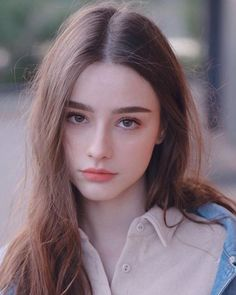
#> input picture openCV/tutorial/girl.jpg, 236 x 295 px, found by its file name
$ python img_processing.py
#> lines starting #> are read from the running program, lines starting #| are printed output that depends on the picture; after the words box and inside, x2 and y2 are one past the last pixel; in counts of white or black regions, pixels touching at a corner belong together
import cv2
import numpy as np

image = cv2.imread("E:\\Coding\\Python\\openCV\\tutorial\\girl.jpg")
#> image is the input picture: shape (295, 236, 3); mean B, G, R 119.9, 111.5, 128.7
kernal = np.ones((5,5),np.uint8) #created a 5/5 matrix kernal for dilation process

grey_image = cv2.cvtColor(image,cv2.COLOR_BGR2GRAY) #displayas grey image
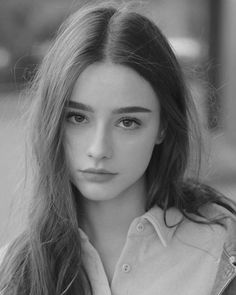
#> grey_image: shape (295, 236); min 7, max 218, mean 117.6
# cv2.namedWindow('image',cv2.WINDOW_NORMAL)
blur_image =cv2.GaussianBlur(grey_image,(7,7),0) #kernal(3,3) should be odd number

edge_detection = cv2.Canny(image,200,100) #By changing the values you can change the detection amount of edge
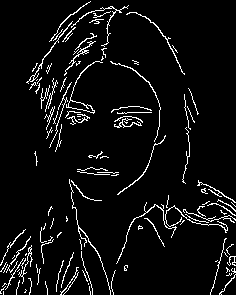
#> edge_detection: shape (295, 236); 5.8% white in thin lines or dots

#now we are doing dilation(to increase the edgewidth)
img_dilation = cv2.dilate(edge_detection, kernal, iterations=1) #no iterations increases then edge width also increases
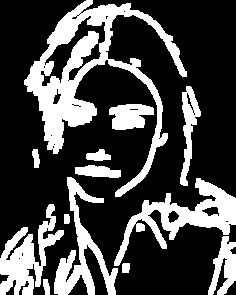
#> img_dilation: shape (295, 236); 27.8% white; 13 white regions, largest, box (x1, y1, x2, y2) and area: (24, 0, 187, 197) 7797, (114, 178, 236, 266) 3149, (0, 204, 64, 295) 2442

#now we will do erosion  (means decreses the width of the edge)
img_erosion = cv2.erode(img_dilation, kernal, iterations=1)
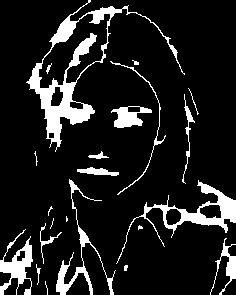
#> img_erosion: shape (295, 236); 12% white; 22 white regions (6 under 20 px), largest, box (x1, y1, x2, y2) and area: (26, 0, 185, 152) 3237, (116, 180, 236, 264) 1449, (56, 179, 116, 295) 890

cv2.imshow("cute girl",grey_image)
cv2.imshow("blur image",blur_image)
cv2.imshow("edge image",edge_detection)
cv2.imshow("dilation image",img_dilation)
cv2.imshow("erosion image",img_erosion)
cv2.waitKey(0)
